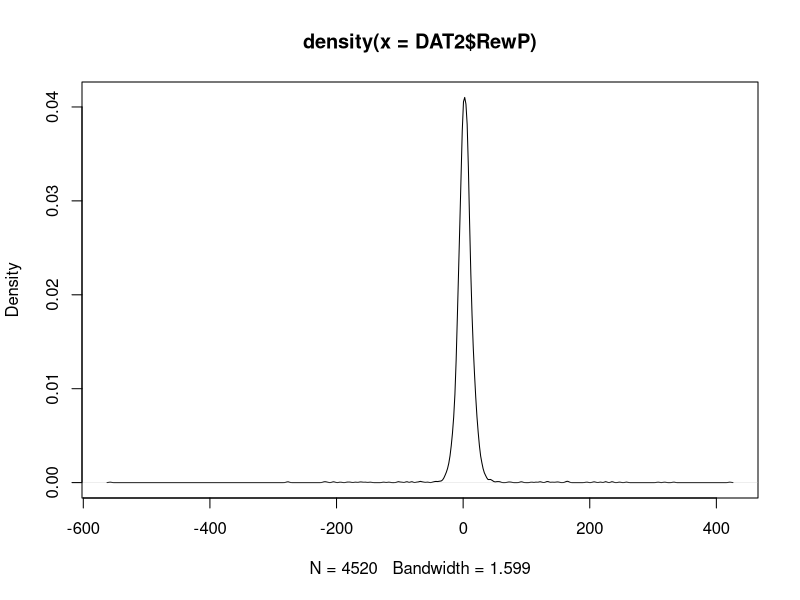
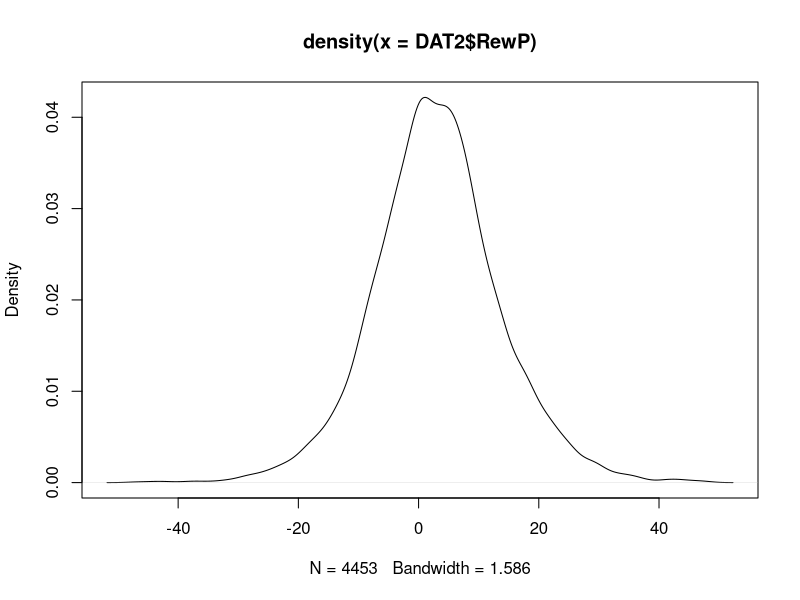
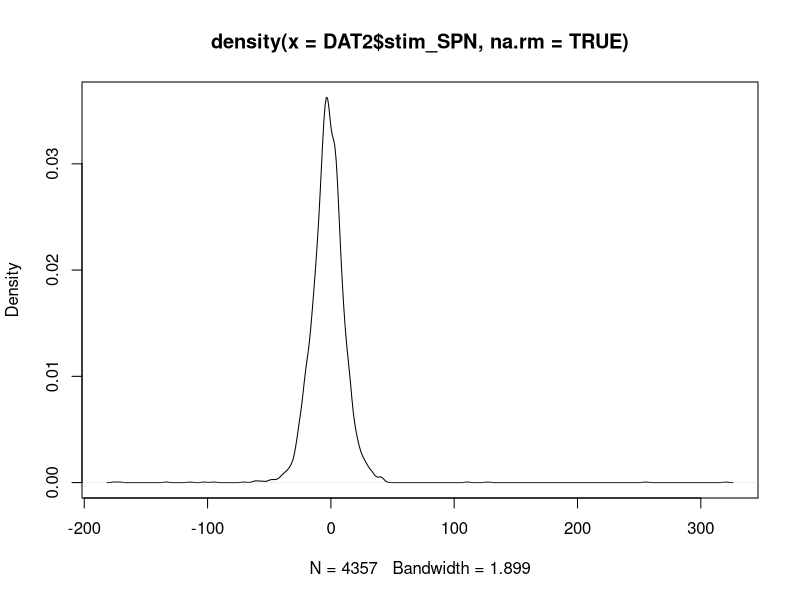
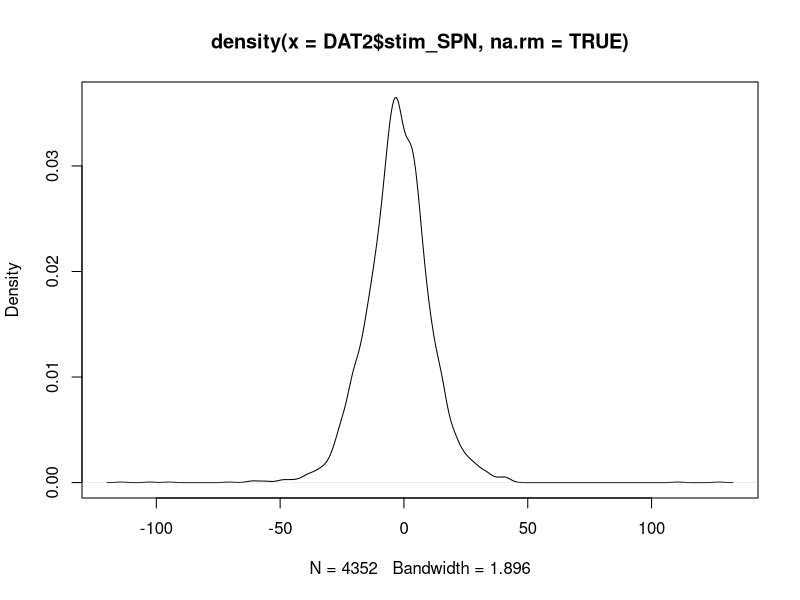
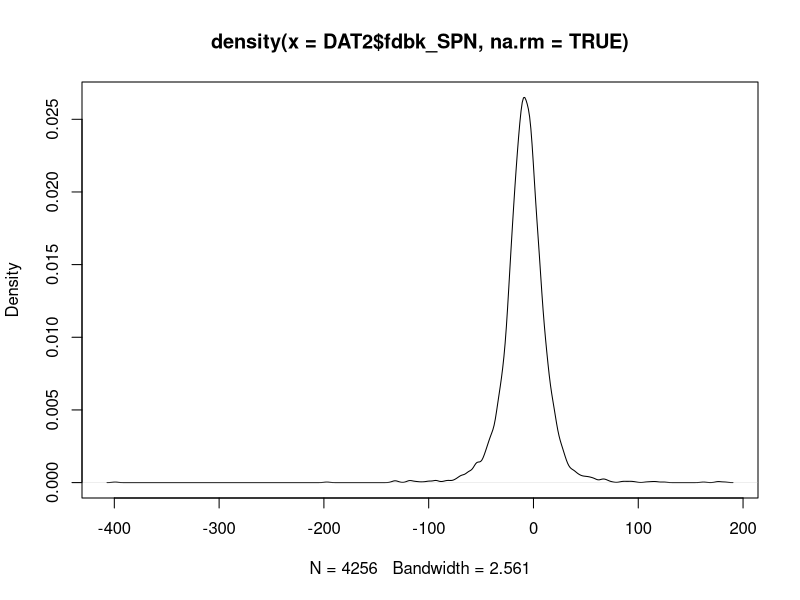
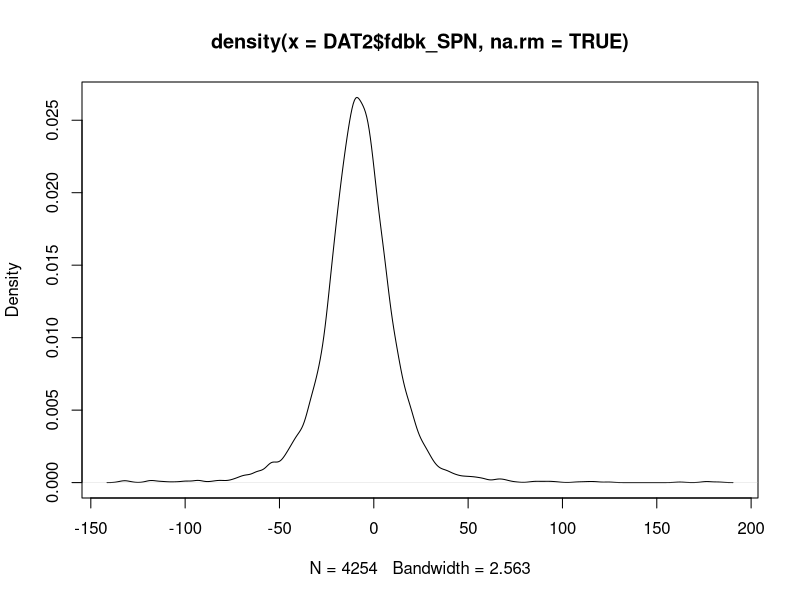

Source code (R) for these figures, in order: (Note: this script raises an error after producing the figures.)
# Keith Lohse
# Date: 2019-06-25

## Opening libraries -----------------------------------------------------------
library("ggplot2"); library("lme4"); library("lmerTest");library("dplyr");
library("car")

# if you do not already have these libraries installed, you will need to run:
# install.packages("ggplot2"); install.packages("lme4"); install.packages("lmerTest");
# install.packages("dplyr"); install.packages("car")

## Set working Directory ------------------------------------------------
getwd()

setwd("~/GitHub/cat_learn/")
getwd()

# let's see what is in the data folder
list.files()


##  Create a new smaller dataframe, REST, PRE, PRAC ----------------------------
DATA <- read.csv("./data_MASTER.csv", 
                 header = TRUE, sep=",",na.strings=c("","NA"))
head(DATA)

DATA$trial.c<-(DATA$trial-mean(DATA$trial))/10 #1-unit change = 10 trials
DATA$stim_cat<-factor(DATA$stim_cat)
DATA$resp_cat<-factor(DATA$resp_cat)
DATA$next_resp_same_cat<-factor(DATA$next_resp_same_cat)
DATA$prev_resp_same_cat<-factor(DATA$prev_resp_same_cat)

# Removing NAs for missed responses (1 exclusion)
DAT2<-subset(DATA, correct != "NA")
# Removing NAs for artifact rejection in the RewP (92 exclusions)
DAT2<-subset(DAT2, RewP != "NA")

## Removing statistical outliers in the data -----------------------------------
# Removing RewP Outliers ----
summary(DAT2$RewP)
sd(DAT2$RewP, na.rm=TRUE)
quantile(DAT2$RewP, c(0.01,0.50,0.99), na.rm=TRUE)
plot(density(DAT2$RewP))

DAT2<-subset(DAT2, RewP >= -50)
DAT2<-subset(DAT2, RewP <= 50)
plot(density(DAT2$RewP))

# Removal of outlying ESPN and FSPN values.
# Removing Encoding SPN Outliers ----
summary(DAT2$stim_SPN)
sd(DAT2$stim_SPN, na.rm=TRUE)
plot(density(DAT2$stim_SPN, na.rm=TRUE))
quantile(DAT2$stim_SPN, c(0.0005,0.50,0.9995), na.rm=TRUE)

DAT2<-subset(DAT2, stim_SPN >= -130)
DAT2<-subset(DAT2, stim_SPN <= 130)
plot(density(DAT2$stim_SPN, na.rm=TRUE))


# Removing Feedback SPN Outliers ----
summary(DAT2$fdbk_SPN)
sd(DAT2$fdbk_SPN, na.rm=TRUE)
plot(density(DAT2$fdbk_SPN, na.rm=TRUE))
quantile(DAT2$fdbk_SPN, c(0.0005,0.50,0.9995), na.rm=TRUE)

DAT2<-subset(DAT2, fdbk_SPN >= -196)
DAT2<-subset(DAT2, fdbk_SPN <= 196)

plot(density(DAT2$fdbk_SPN, na.rm=TRUE))




## Merging the acquistion data with the learning data --------------------------
LEARN <- read.csv("./data_POST_AVE.csv", 
                 header = TRUE, sep=",",na.strings=c("","NA"))
head(LEARN)



# selecting the subset of columns we want (ignoring individual categories for now)
head(LEARN[c(1,2,8,14,15,21,27,28,29,30,36:46)])

LEARN2<-LEARN[c(1,2,8,14,15,21,27,28,29,30,36:46)]

COMB <- merge(DAT2, LEARN2, by ="subID")
head(COMB)

## -------------------------- Overall Analyses ---------------------------------
## ------------------------ Single Trial Analyses ------------------------------
## Improvement Over Time During Practice ---------------------------------------
## Does accuracy improve over time?
head(COMB)
COMB$hit_binom<-(COMB$hit+1)/2
COMB$sterile.c<-(as.numeric(COMB$acq_cond)-1.5)*2
summary(as.factor(COMB$sterile))
summary(COMB$trial.c)

contrasts(COMB$stim_cat)<-contr.poly(5)

p01<-glmer(hit_binom~
             # Fixed-effects
             1+sterile.c*trial.c+ # adding in interaction
             # Random-effects
             (1+trial.c|subID)+(1|stim_cat)+(1|subID:stim_cat), data=COMB, family = binomial)

summary(p01)
Anova(p01, type=c("III"))  


## Aggregate RewP --------------------------------------------------------------
POST <- read.csv("./data_POST_LONG.csv", 
                 header = TRUE, sep=",",na.strings=c("","NA"))
POST$sterile.c<-(as.numeric(POST$acq_cond)-1.5)*2
head(POST)
AVE<-subset(POST, post_cond=="game" & rotated=="-1")
AVE<-subset(AVE, RewP_diff_Windows!="NA")
summary(AVE$RewP_diff_Windows)

m02<-lm(RewP_diff_Windows~sterile.c, data=AVE)
summary(m02)
anova(m02)
t.test(RewP_diff_Windows~acq_cond, data=AVE, paired=FALSE, var.equal=TRUE)


## Primary Analysis: Engagement --------------------------------------------------
head(AVE)
m05<-lm(eng_total~acq_cond, data=AVE)
summary(m05)
t.test(eng_total~acq_cond, data=AVE ,var.equal=TRUE)


## Practice Performance as a funciton of RewP ----------------------------------
head(LEARN)
LEARN$sterile.c<-(as.numeric(LEARN$acq_cond)-1.5)*2

m00a<-lm(sqrt(acq_total)~sterile.c+RewP_diff_Windows, data=LEARN)
summary(m00a)
#plot(m00b)
summary(LEARN$acq_cond)

m00b<-lm(sqrt(acq_total)~sterile.c+RewP_hit_ave_Windows+RewP_miss_ave_Windows, 
         data=LEARN)
summary(m00b)
#plot(m00b)
## -----------------------------------------------------------------------------



## Figure 3: Plot of Accuracy over Time by Category ----------------------------
labels <- c(game = "Game Group", sterile = "Sterile Group")

ggplot(data = COMB, 
       mapping = aes(x = trial, y = hit_binom)) +
  geom_jitter(aes(fill=stim_cat), pch=21, size= 2, height=0.01) + 
  stat_smooth(aes(color=stim_cat, lty=stim_cat), lwd=1.5, method="lm", se=FALSE)+
  facet_wrap(~acq_cond, labeller=labeller(acq_cond=labels))+
  scale_x_continuous(name = "Trial Number") +
  scale_y_continuous(name = "Proportion Correct")+
  scale_linetype_manual(name="Stimulus Category",
                    breaks=c("1", "2", "3", "4", "5"),
                    labels=c("Cat 1", "Cat 2", "Cat 3", "Cat 4", "Cat 5"),
                    values = c(1,2,4,5,6))+
  scale_fill_manual(name="Stimulus Category",
                    breaks=c("1", "2", "3", "4", "5"),
                    labels=c("Cat 1", "Cat 2", "Cat 3", "Cat 4", "Cat 5"),
                    values = c("black", "grey20", "grey30", "grey40", "grey50"))+
  scale_color_manual(name="Stimulus Category",
                    breaks=c("1", "2", "3", "4", "5"),
                    labels=c("Cat 1", "Cat 2", "Cat 3", "Cat 4", "Cat 5"),
                    values = c("black", "grey20", "grey30", "grey40", "grey50"))+
  theme(axis.text=element_text(size=16, colour="black"), 
        axis.title=element_text(size=16,face="bold"),
        legend.text=element_text(size=16),
        legend.title=element_text(size=16,face="bold"),
        strip.text = element_text(size=16, face="bold"),
        legend.position = "bottom")
## -----------------------------------------------------------------------------



## Sequential Effects on the RewP -----------------------------------------------
head(COMB)
SEQ <- subset(COMB, prev_resp_hit != "NA")
summary(as.factor(SEQ$sterile.c))  
summary(as.factor(SEQ$hit))  
summary(as.factor(SEQ$prev_resp_hit))  


s01<-lmer(RewP~
            # Fixed-effects
            1+sterile.c*trial.c*hit*prev_resp_hit+ # adding in interaction
            # Random-effects
            (1+trial.c|subID)+(1|stim_cat)+(1|subID:stim_cat), data=SEQ, REML=FALSE)

summary(s01)

Anova(s01, type=c("III"))


## Figure 6A: Sequential Effect on RewP ----------------------------------------
head(COMB)
labels <- c(correct = "Previous Correct", incorrect = "Previous Incorrect")

ggplot(data = SEQ, 
       mapping = aes(x = correct, y = RewP)) +
  geom_jitter(aes(fill=correct), position=position_jitterdodge(dodge.width=1), 
              pch=21, size=3, alpha = .6) + 
  geom_boxplot(aes(fill=correct), alpha = .8, notch=FALSE, 
               col="black", lwd=1, outlier.shape=NA)+
  scale_fill_manual(values = c("grey40", "white"))+
  facet_wrap(~prev_resp_correct, labeller=labeller(prev_resp_correct=labels))+
  scale_x_discrete(name = "Current Response") +
  scale_y_continuous(name = expression("sFA ("*mu*"V)"), limits=c(-50,50))+
  theme(axis.text=element_text(size=16, colour="black"), 
        axis.title=element_text(size=16,face="bold"),
        strip.text = element_text(size=16, face="bold"),
        legend.position = "none")


## Figure 6B: RewP Over Time ---------------------------------------------------
head(COMB)
labels <- c(correct = "Previous Correct", incorrect = "Previous Incorrect")

ggplot(data = SEQ, 
       mapping = aes(x = trial, y = RewP)) +
  geom_point(aes(fill=correct), pch=21, size=3, alpha = .6) + 
  stat_smooth(aes(lty=correct), col="black", method="lm", lwd = 1.5, se=FALSE)+
  facet_wrap(~prev_resp_correct, labeller=labeller(prev_resp_correct=labels))+
  scale_x_continuous(name = "Trial Number") +
  scale_y_continuous(name = expression("sFA ("*mu*"V)"), limits=c(-50,50))+
  scale_linetype_manual(name="Current Response",
                        breaks=c("correct", "incorrect"),
                        labels=c("Correct", "Incorrect"),
                        values = c(1,4))+
  scale_fill_manual(name="Current Response",
                    breaks=c("correct", "incorrect"),
                    labels=c("Correct", "Incorrect"),
                    values = c("grey40","white"))+
  theme(axis.text=element_text(size=16, colour="black"), 
        axis.title=element_text(size=16,face="bold"),
        legend.text=element_text(size=16),
        legend.title=element_text(size=16,face="bold"),
        strip.text = element_text(size=16, face="bold"),
        legend.position = "bottom")






## Retaining or Changing Responses ---------------------------------------------
## Does RewP predict keeping the same response or changing your response
# the next time you see a stimulus of the same category:
NEXT<-subset(COMB, next_cat_change != "NA")
head(NEXT)
summary(NEXT$next_cat_change)
summary(NEXT$RewP)
NEXT$RewP.c<-NEXT$RewP-mean(NEXT$RewP)
summary(NEXT$RewP.c)
summary(as.factor(NEXT$hit))
summary(as.factor(NEXT$sterile.c))


n01<-glmer(next_cat_change~
             # Fixed-effects
             1+sterile.c*trial.c*RewP.c*hit+ # adding in interaction
             # Random-effects
             (1+trial.c|subID)+(1|stim_cat)+(1|subID:stim_cat), data=NEXT, family = binomial)


summary(n01)
Anova(n01, type=c("III"))

## Figure 7A: Plot of Accuracy over Time by Category ---------------------------
labels <- c(game = "Game Group", sterile = "Sterile Group")

ggplot(data = NEXT, 
       mapping = aes(x = trial, y = next_cat_change)) +
  geom_jitter(aes(fill=stim_cat), pch=21, size= 2, height=0.01) + 
  stat_smooth(aes(col=stim_cat, lty=stim_cat), lwd=1.5, method="lm", se=FALSE)+
  facet_wrap(~acq_cond, labeller=labeller(acq_cond=labels))+
  scale_linetype_manual(name="Stimulus Category",
                        breaks=c("1", "2", "3", "4", "5"),
                        labels=c("Cat 1", "Cat 2", "Cat 3", "Cat4", "Cat 5"),
                        values = c(1,2,4,5,6))+
  scale_fill_manual(name="Stimulus Category",
                    breaks=c("1", "2", "3", "4", "5"),
                    labels=c("Cat 1", "Cat 2", "Cat 3", "Cat4", "Cat 5"),
                    values = c("black", "grey20", "grey30", "grey40", "grey50"))+
  scale_color_manual(name="Stimulus Category",
                     breaks=c("1", "2", "3", "4", "5"),
                     labels=c("Cat 1", "Cat 2", "Cat 3", "Cat4", "Cat 5"),
                     values = c("black", "grey20", "grey30", "grey40", "grey50"))+
  scale_x_continuous(name = "Trial Number") +
  scale_y_continuous(name = "Proportion of Change")+
  theme(axis.text=element_text(size=16, colour="black"), 
        axis.title=element_text(size=16,face="bold"),
        legend.text=element_text(size=16),
        legend.title=element_text(size=16,face="bold"),
        strip.text = element_text(size=16, face="bold"),
        legend.position = "bottom")

## Figure 7B: Switching by Trial and Accuracy ----------------------------------
labels <- c(game = "Game Group", sterile = "Sterile Group")

ggplot(data = NEXT, 
       mapping = aes(x = trial, y = next_cat_change)) +
  geom_point(aes(fill=correct), pch=21, size=3, alpha = .6) + 
  stat_smooth(aes(lty=correct, col=correct), method="lm", lwd = 1.5, se=FALSE)+
  facet_wrap(~acq_cond, labeller=labeller(acq_cond=labels))+
  scale_x_continuous(name = "Trial Number") +
  scale_y_continuous(name = "Proportion of Change")+
  scale_linetype_manual(name="Current Response",
                        breaks=c("correct", "incorrect"),
                        labels=c("Correct", "Incorrect"),
                        values = c(1,4))+
  scale_color_manual(name="Current Response",
                    breaks=c("correct", "incorrect"),
                    labels=c("Correct", "Incorrect"),
                    values = c("black","black"))+
  scale_fill_manual(name="Current Response",
                    breaks=c("correct", "incorrect"),
                    labels=c("Correct", "Incorrect"),
                    values = c("grey20","white"))+
  theme(axis.text=element_text(size=16, colour="black"), 
        axis.title=element_text(size=16,face="bold"),
        legend.text=element_text(size=16),
        legend.title=element_text(size=16,face="bold"),
        strip.text = element_text(size=16, face="bold"),
        legend.position = "bottom")
## -----------------------------------------------------------------------------

## Figure 7B: Switching by RewP and Accuracy ----------------------------------
labels <- c(game = "Game Group", sterile = "Sterile Group")

head(NEXT)

ggplot(data = NEXT, 
       mapping = aes(x = RewP, y = next_cat_change)) +
  geom_point(aes(fill=correct), pch=21, size=3, alpha = .6) + 
  stat_smooth(aes(lty=correct, col=correct), method="lm", lwd = 1.5, se=FALSE)+
  facet_wrap(~acq_cond, labeller=labeller(acq_cond=labels))+
  scale_x_continuous(name = expression("Current sFA ("*mu*"V)")) +
  scale_y_continuous(name = "Proportion of Change")+
  scale_linetype_manual(name="Current Response",
                        breaks=c("correct", "incorrect"),
                        labels=c("Correct", "Incorrect"),
                        values = c(1,4))+
  scale_color_manual(name="Current Response",
                     breaks=c("correct", "incorrect"),
                     labels=c("Correct", "Incorrect"),
                     values = c("black","black"))+
  scale_fill_manual(name="Current Response",
                    breaks=c("correct", "incorrect"),
                    labels=c("Correct", "Incorrect"),
                    values = c("black","white"))+  
  theme(axis.text=element_text(size=16, colour="black"), 
        axis.title=element_text(size=16,face="bold"),
        legend.text=element_text(size=16),
        legend.title=element_text(size=16,face="bold"),
        strip.text = element_text(size=16, face="bold"),
        legend.position = "bottom")
## -----------------------------------------------------------------------------


## Registered Analyses: Effects on Learning ------------------------------------
head(POST)
POST$sterile<-(as.numeric(POST$acq_cond)-1.5)*2
summary(as.factor(POST$sterile))  

m01<-lmer(rt_correct~
            # Fixed-effects
            1+
            sterile*retention*rotated+ # adding in interaction
            # Random-effects
            (1|subID)+(1|retention:subID)+(1|rotated:subID), data=POST, REML=FALSE)
Anova(m01, type="III")
summary(m01)



## Figure 3A: Number Correct as a Function of Group, Condition, and Rotation -----
labels <- c(game = "Game Group", sterile = "Sterile Group")

ggplot(data = POST, 
       mapping = aes(x = post_cond, y = num_correct)) +
  geom_jitter(aes(fill=as.factor(rotated)), position=position_jitterdodge(dodge.width=0.75), 
              pch=21, size=1.5, stroke=1, col="black", alpha = .8) + 
  geom_boxplot(aes(fill=as.factor(rotated)), alpha = .8, notch=FALSE, 
               col="black", lwd=1, outlier.shape=NA)+
  facet_wrap(~acq_cond, labeller=labeller(acq_cond=labels))+
  scale_x_discrete(name = "Post-Test Condition") +
  scale_y_continuous(name = "Number Correct")+
  scale_fill_manual(name="Stimulus Orientation",
                    breaks=c("-1", "1"),
                    labels=c("Original", "Rotated"),
                    values = c("grey20", "white"))+
  theme(axis.text=element_text(size=16, colour="black"), 
        axis.title=element_text(size=16,face="bold"),
        legend.text=element_text(size=16),
        legend.title=element_text(size=16,face="bold"),
        strip.text = element_text(size=16, face="bold"),
        legend.position = "bottom")







## Primary Analysis: Response Time on Correct Trials ---------------------------
m01<-lmer(md_crt_time~
            # Fixed-effects
            1+
            sterile*retention*rotated+ # adding in interaction
            # Random-effects
            (1|subID)+(1|retention:subID)+(1|rotated:subID), data=POST, REML=FALSE)

Anova(m01, type = "III")
summary(m01)



## Figure 3B: Median Correct Response Time as a Function of Group --------------
## Condition, and Rotation 
labels <- c(game = "Game Group", sterile = "Sterile Group")

ggplot(data = POST, 
       mapping = aes(x = post_cond, y = md_crt_time)) +
  geom_jitter(aes(fill=as.factor(rotated)), position=position_jitterdodge(dodge.width=0.75), 
              pch=21, size=1.5, stroke=1, col="black", alpha = .8) + 
  geom_boxplot(aes(fill=as.factor(rotated)), alpha = .8, notch=FALSE, 
               col="black", lwd=1, outlier.shape=NA)+
  facet_wrap(~acq_cond, labeller=labeller(acq_cond=labels))+
  scale_x_discrete(name = "Post-Test Condition") +
  scale_y_continuous(name = "Median Response Time on\n Correct Trials (s)")+
  scale_fill_manual(name="Stimulus Orientation",
                    breaks=c("-1", "1"),
                    labels=c("Original", "Rotated"),
                    values = c("grey20", "white"))+
  theme(axis.text=element_text(size=16, colour="black"), 
        axis.title=element_text(size=16,face="bold"),
        legend.text=element_text(size=16),
        legend.title=element_text(size=16,face="bold"),
        strip.text = element_text(size=16, face="bold"),
        legend.position = "bottom")




## Primary Analysis: RewP -------------------------------------------------------
head(LEARN)
LEARN$rt_correct<-sqrt(LEARN$post_total)
LEARN$rt_acq_correct<-sqrt(LEARN$acq_total)

m02b<-(lm(rt_correct~acq_cond+RewP_ave+rt_acq_correct, data=LEARN))
summary(m02b)
#plot(m02b)

## Primary Analysis: Engagement ------------------------------------------------
head(LEARN)
t.test(eng_total~acq_cond, data=LEARN)
m03a<-(lm(rt_acq_correct~acq_cond+eng_total, data=LEARN))
summary(m05)

m03b<-(lm(RewP_ave~acq_cond+eng_total, data=LEARN))
summary(m03b)


m03c<-(lm(rt_correct~acq_cond+eng_total+rt_acq_correct, data=LEARN))
summary(m05c)
#plot(m05b)






## ------------------ Simulation code ------------------------------------------
#"Dissociating the Contributions of Reward-Prediction Errors to Trial-Level Adaptation and Long-Term Learning"
#Lohse KR, Miller MW, Daou M, Valerius W, & Jones M
#17 Jan 2019

makeseq = function(){return(sample(rep(1:5,16)))} #create random ordering of stimuli; categories are coded 1:5 and each appears 16 times

learn = function(alpha,temp,sigmaR,sigmaEEG){ #simulate one subject
  #alpha = learning rate, temp = choice temperature, sigmaR = trial-level reward variance, sigmaEEG = observation noise variance in sFA
  w = matrix(-.6,5,5) #association weights, cat by response, initialized at chance values (20% reward 1, 80% reward -1)
  r = rep(0,80) #response on each trial
  delta = rep(0,80) #prediction error on each trial
  c = makeseq() #stimulus sequence -- actually just sequence of correct categories
  for(t in 1:80){ #loop trials
    r[t] = sample(5,1,prob=exp(w[c[t],]/temp)) #choose response by softmax
    delta[t] = ((r[t]==c[t])*2-1)*rnorm(1,1,sigmaR) - w[c[t],r[t]] #prediction error: reward as +/- N(0,sigmaR), minus prediction
    w[c[t],r[t]] = w[c[t],r[t]] + alpha*delta[t] #update association for current cat and response
  }
  delta = delta + rnorm(80,0,sigmaEEG) #add noise to observed delta, to model sFA signal
  return(cbind(c,r,delta)) #returns matrix of [cat,resp,delta] x trial
}

getprevcorr = function(cat,resp){ #determine whether previous response to current cat was correct, for all trials in the input sequence
  #cat = category sequence, resp = response sequence
  prevcorr = rep(-1,length(cat))
  for(t in 2:length(cat)){ #loop trials
    if(any(cat[1:(t-1)]==cat[t])) { #skip if this is first instance of this category, leaving value as -1
      prevtrial = max(which(cat[1:(t-1)]==cat[t])) #most recent instance of this category
      prevcorr[t] = resp[prevtrial]==cat[prevtrial] #1 if previous response was correct, 0 if incorrect
    }
  }
  return(prevcorr)
}

getnextswitch = function(cat,resp){ #determine whether next response to current cat switches from current response, for all trials in the input sequence
  #cat = category sequence, resp = response sequence
  nextswitch = rep(-1,length(cat))
  for(t in 1:(length(cat)-1)){ #loop trials
    if(any(cat[(t+1):length(cat)]==cat[t])) { #skip if this is last instance of this category, leaving value as -1
      nexttrial = min(which(cat[(t+1):length(cat)]==cat[t])) + t #next instance of this category
      nextswitch[t] = resp[nexttrial]!=resp[t] #1 if response switched, 0 otherwise
    }
  }
  return(nextswitch)
}

makeplots = function(accRewP,meandelta,switchratebytrial,deltacorrswitch){ #Figs 8-9 in paper
  #accRewP = number correct and RewP for each subject
  #meandelta = mean delta by trial number and trial type
  #switchratebytrial = switch rate by trial number and trial type
  #deltacorrswitch = [delta, correctness, response switch] on all nonterminal trials
  par(mfrow=c(2,2),mgp=c(1.5,.3,0)) #set up plots
  ##Panel A: scatterplot of accuracy by RewP across subjects
  plot(accRewP[,2],accRewP[,1],pch=16,cex=.5,ylim=c(0,80),yaxp=c(0,80,4),col=rgb(0,0,0,.05),xlab='Simulated RewP',ylab='Accuracy',cex.axis=.75,tck=-.03)
  title('A',adj=0,line=1)
  ##Panel B: sequential effects on delta
  plot(2:80,meandelta[2:80,'CC'],ylim=c(-1,2),yaxp=c(-1,2,3),ty='l',xlab='Trial',ylab='Simulated sFA',cex.axis=.75,tck=-.03) #previous correct, current correct
  lines(2:80,meandelta[2:80,'IC'],lty=2) #previous incorrect, current correct
  lines(2:80,meandelta[2:80,'CI'],col='red') #previous correct, current incorrect
  lines(2:80,meandelta[2:80,'II'],lty=2,col='red') #previous incorrect, current incorrect
  title('B',adj=0,line=1)
  ##Panel C: switch probabilility by trial
  plot(1:79,switchratebytrial[1:79,'C'],ylim=0:1,ty='l',xlab='Trial',ylab='Switch Proportion',cex.axis=.75,yaxp=c(0,1,2),tck=-.03) #current correct
  lines(1:79,switchratebytrial[1:79,'I'],col='red') #current incorrect
  title('C',adj=0,line=1)
  ##Panel D: switch probability by delta
  bins = 50 #number of bins for delta values in plot
  #switch probability following correct responses
  if(length(unique(deltacorrswitch[deltacorrswitch[,2]==1,1])) < bins){ #fewer unique delta values than bins; use unique values in plot
    vals = sort(unique(deltacorrswitch[deltacorrswitch[,2]==1,1])) #all unique values of delta following correct responses
    breaks = c(1.5*vals[1]-.5*vals[2],(vals[1:(length(vals)-1)]+vals[2:length(vals)])/2,1.5*vals[length(vals)]-.5*vals[length(vals)-1]) #breaks equally spaced between unique values
  }
  else {
    vals = sort(deltacorrswitch[deltacorrswitch[,2]==1,1]) #all individual values of delta following correct responses
    breaks = vals[c(1,length(vals)*(1:bins)/bins)] #breaks are all 1/bins quartiles
  }
  switchprobs = hist(deltacorrswitch[deltacorrswitch[,2]==1&deltacorrswitch[,3]==1,1],breaks=breaks,plot=F)$counts/hist(deltacorrswitch[deltacorrswitch[,2]==1,1],breaks=breaks,plot=F)$counts
  plot((breaks[1:(length(breaks)-1)]+breaks[2:length(breaks)])/2,switchprobs,xlab='Simulated sFA',ylab='Switch Proportion',ty='l',xlim=range(deltacorrswitch[,1]),ylim=0:1,cex.axis=.75,yaxp=c(0,1,2),tck=-.03)
  #switch probability following error responses
  if(length(unique(deltacorrswitch[deltacorrswitch[,2]==0,1])) < bins){ #fewer unique delta values than bins; use unique values in plot
    vals = sort(unique(deltacorrswitch[deltacorrswitch[,2]==0,1])) #all unique values of delta following error responses
    breaks = c(1.5*vals[1]-.5*vals[2],(vals[1:(length(vals)-1)]+vals[2:length(vals)])/2,1.5*vals[length(vals)]-.5*vals[length(vals)-1]) #breaks equally spaced between unique values
  }
  else {
    vals = sort(deltacorrswitch[deltacorrswitch[,2]==0,1]) #all individual values of delta following error responses
    breaks = vals[c(1,length(vals)*(1:bins)/bins)] #breaks are all 1/bins quartiles
  }
  switchprobs = hist(deltacorrswitch[deltacorrswitch[,2]==0&deltacorrswitch[,3]==1,1],breaks=breaks,plot=F)$counts/hist(deltacorrswitch[deltacorrswitch[,2]==0,1],breaks=breaks,plot=F)$counts
  lines((breaks[1:(length(breaks)-1)]+breaks[2:length(breaks)])/2,switchprobs,col='red')
  title('D',adj=0,line=1)
}

main = function(n,alpha,temp,sigmaR,sigmaEEG){
  #n = number of subjects, alpha = learning rate, temp = choice temperature, sigmaR = trial-level reward variance, sigmaEEG = observation noise variance in sFA
  accRewP = matrix(nrow=n,ncol=2) #subject x [number correct, RewP]
  perf = rep(0,80) #mean correct by trial (across subjects)
  meandelta = matrix(0,80,4) #mean delta by trial number and trial type
  colnames(meandelta)=c('CC','IC','CI','II') #trial types for meandelta: [previous instance, current trial]; C=Correct, I=Incorrect
  meandeltacounts = matrix(0,80,4) #counts of trial types for meandelta, at each trial number
  switchratebytrial = matrix(0,80,2) #switch rate; trial number x current accuracy
  colnames(switchratebytrial) = c('C','I') #trial types for switchratebytrial: Correct or Incorrect
  switchcountsbytrial = matrix(0,80,2) #counts of trial types for switchratebytrial, at each trial number
  deltacorrswitch = matrix(0,n*75,3) #tracking delta, current-trial accuracy, and response switch over all trials (excluding final trial for each subject and category)
  for(i in 1:n) { #loop subjects
    data = learn(alpha,temp,sigmaR,sigmaEEG) #simulate subject; returns [cat resp delta] x trial
    currentcorr = (data[,1]==data[,2]) #whether correct on current trial, by trial number
    accRewP[i,1] = sum(currentcorr) #total number correct for this subject
    accRewP[i,2] = mean(data[currentcorr==1,3]) - mean(data[currentcorr==0,3]) #RewP for this subject
    perf = perf + currentcorr #add performance for this subject (will normalize below)
    #sequential effects on delta
    prevcorr = getprevcorr(data[,1],data[,2]) #whether correct on previous instance of current cat, for all trials; 0/1 or -1 for NA
    meandelta[prevcorr==1&currentcorr==1,'CC'] = meandelta[prevcorr==1&currentcorr==1,'CC'] + data[prevcorr==1&currentcorr==1,3] #add deltas on CC trials (will normalize below)
    meandelta[prevcorr==0&currentcorr==1,'IC'] = meandelta[prevcorr==0&currentcorr==1,'IC'] + data[prevcorr==0&currentcorr==1,3] #add deltas on IC trials 
    meandelta[prevcorr==1&currentcorr==0,'CI'] = meandelta[prevcorr==1&currentcorr==0,'CI'] + data[prevcorr==1&currentcorr==0,3] #add deltas on CI trials
    meandelta[prevcorr==0&currentcorr==0,'II'] = meandelta[prevcorr==0&currentcorr==0,'II'] + data[prevcorr==0&currentcorr==0,3] #add deltas on II trials
    meandeltacounts = meandeltacounts + cbind(prevcorr==1&currentcorr==1, prevcorr==0&currentcorr==1, prevcorr==1&currentcorr==0, prevcorr==0&currentcorr==0) #update counts of trial types at all trial numbers
    #switch probability
    nextswitch = getnextswitch(data[,1],data[,2]) #whether next response to current cat switches from current response, for all trials; 0/1 or -1 for NA
    switchratebytrial[nextswitch==1&currentcorr==1,'C'] = switchratebytrial[nextswitch==1&currentcorr==1,'C'] + 1 #increment number of switches on all correct trials followed by a response switch (will normalize below)
    switchratebytrial[nextswitch==1&currentcorr==0,'I'] = switchratebytrial[nextswitch==1&currentcorr==0,'I'] + 1 #increment number of switches on all error trials followed by a response switch
    switchcountsbytrial = switchcountsbytrial + cbind(nextswitch!=-1&currentcorr==1,nextswitch!=-1&currentcorr==0) #update counts of trial types at all trial numbers
    deltacorrswitch[75*(i-1)+1:75,] = cbind(data[,3],currentcorr,nextswitch)[nextswitch!=-1,] #append lists of delta, correctness, and response switching for this subject, excluding final trial of each category
  }
  perf = perf/n #convert to mean
  meandelta[2:80,] = meandelta[2:80,]/meandeltacounts[2:80,] #convert to mean; counts for trial 1 will always be zero (other counts could be zero, especially if n is small)
  switchratebytrial[1:79,] = switchratebytrial[1:79,]/switchcountsbytrial[1:79,] #convert to mean; counts for last trial will always be zero
  makeplots(accRewP,meandelta,switchratebytrial,deltacorrswitch) #generate plots for Fig 8 or 9
  return(list(accRewP,perf,meandelta,switchratebytrial,deltacorrswitch,alpha,temp,sigmaR,sigmaEEG))
}
